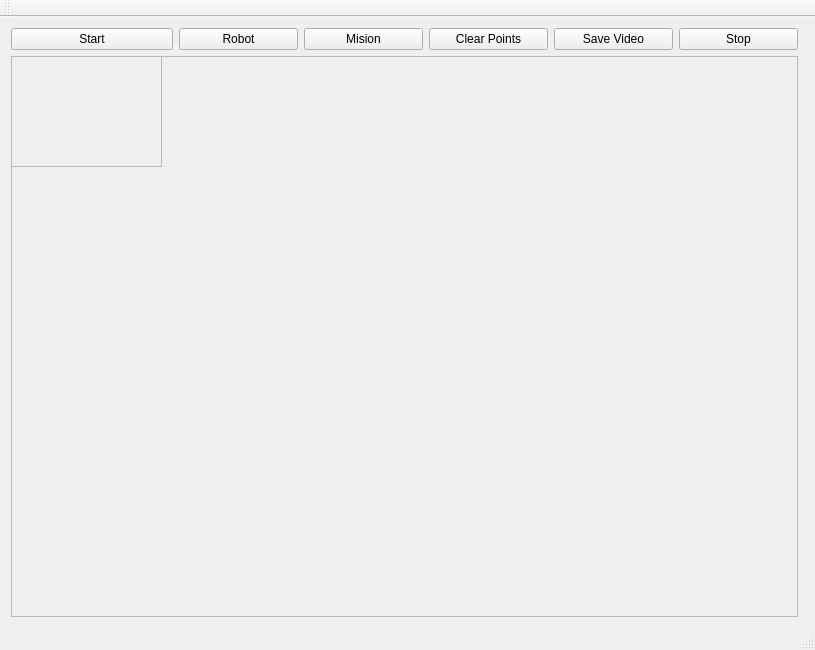
<?xml version="1.0" encoding="UTF-8"?>
<ui version="4.0">
 <class>MainWindow</class>
 <widget class="QMainWindow" name="MainWindow">
  <property name="geometry">
   <rect>
    <x>0</x>
    <y>0</y>
    <width>815</width>
    <height>650</height>
   </rect>
  </property>
  <property name="windowTitle">
   <string>MainWindow</string>
  </property>
  <widget class="QWidget" name="centralWidget">
   <layout class="QGridLayout" name="gridLayout">
    <item row="4" column="3">
     <spacer name="horizontalSpacer">
      <property name="orientation">
       <enum>Qt::Horizontal</enum>
      </property>
      <property name="sizeType">
       <enum>QSizePolicy::Minimum</enum>
      </property>
      <property name="sizeHint" stdset="0">
       <size>
        <width>0</width>
        <height>0</height>
       </size>
      </property>
     </spacer>
    </item>
    <item row="7" column="0" colspan="2">
     <spacer name="verticalSpacer_2">
      <property name="orientation">
       <enum>Qt::Vertical</enum>
      </property>
      <property name="sizeType">
       <enum>QSizePolicy::Minimum</enum>
      </property>
      <property name="sizeHint" stdset="0">
       <size>
        <width>0</width>
        <height>0</height>
       </size>
      </property>
     </spacer>
    </item>
    <item row="0" column="0">
     <layout class="QHBoxLayout" name="horizontalLayout">
      <item>
       <widget class="QPushButton" name="pushButton_9">
        <property name="sizePolicy">
         <sizepolicy hsizetype="Preferred" vsizetype="Fixed">
          <horstretch>0</horstretch>
          <verstretch>0</verstretch>
         </sizepolicy>
        </property>
        <property name="minimumSize">
         <size>
          <width>162</width>
          <height>0</height>
         </size>
        </property>
        <property name="text">
         <string>Start</string>
        </property>
       </widget>
      </item>
      <item>
       <widget class="QPushButton" name="pushButton_2">
        <property name="text">
         <string>Robot</string>
        </property>
       </widget>
      </item>
      <item>
       <widget class="QPushButton" name="pushButton_3">
        <property name="text">
         <string>Mision</string>
        </property>
       </widget>
      </item>
      <item>
       <widget class="QPushButton" name="pushButton">
        <property name="text">
         <string>Clear Points</string>
        </property>
       </widget>
      </item>
      <item>
       <widget class="QPushButton" name="pushButton_5">
        <property name="text">
         <string>Save Video</string>
        </property>
       </widget>
      </item>
      <item>
       <widget class="QPushButton" name="pushButton_4">
        <property name="sizePolicy">
         <sizepolicy hsizetype="Preferred" vsizetype="Fixed">
          <horstretch>0</horstretch>
          <verstretch>0</verstretch>
         </sizepolicy>
        </property>
        <property name="text">
         <string>Stop</string>
        </property>
       </widget>
      </item>
     </layout>
    </item>
    <item row="4" column="0">
     <widget class="QFrame" name="frame">
      <property name="sizePolicy">
       <sizepolicy hsizetype="MinimumExpanding" vsizetype="Expanding">
        <horstretch>0</horstretch>
        <verstretch>0</verstretch>
       </sizepolicy>
      </property>
      <property name="minimumSize">
       <size>
        <width>600</width>
        <height>450</height>
       </size>
      </property>
      <property name="frameShape">
       <enum>QFrame::StyledPanel</enum>
      </property>
      <property name="frameShadow">
       <enum>QFrame::Raised</enum>
      </property>
      <widget class="QFrame" name="frame_2">
       <property name="enabled">
        <bool>false</bool>
       </property>
       <property name="geometry">
        <rect>
         <x>0</x>
         <y>0</y>
         <width>151</width>
         <height>111</height>
        </rect>
       </property>
       <property name="sizePolicy">
        <sizepolicy hsizetype="MinimumExpanding" vsizetype="Expanding">
         <horstretch>0</horstretch>
         <verstretch>0</verstretch>
        </sizepolicy>
       </property>
       <property name="minimumSize">
        <size>
         <width>120</width>
         <height>80</height>
        </size>
       </property>
       <property name="sizeIncrement">
        <size>
         <width>0</width>
         <height>0</height>
        </size>
       </property>
       <property name="statusTip">
        <string/>
       </property>
       <property name="frameShape">
        <enum>QFrame::StyledPanel</enum>
       </property>
       <property name="frameShadow">
        <enum>QFrame::Raised</enum>
       </property>
      </widget>
     </widget>
    </item>
   </layout>
  </widget>
  <widget class="QMenuBar" name="menuBar">
   <property name="geometry">
    <rect>
     <x>0</x>
     <y>0</y>
     <width>815</width>
     <height>25</height>
    </rect>
   </property>
  </widget>
  <widget class="QToolBar" name="mainToolBar">
   <attribute name="toolBarArea">
    <enum>TopToolBarArea</enum>
   </attribute>
   <attribute name="toolBarBreak">
    <bool>false</bool>
   </attribute>
  </widget>
  <widget class="QStatusBar" name="statusBar"/>
 </widget>
 <layoutdefault spacing="6" margin="11"/>
 <resources/>
 <connections/>
</ui>
